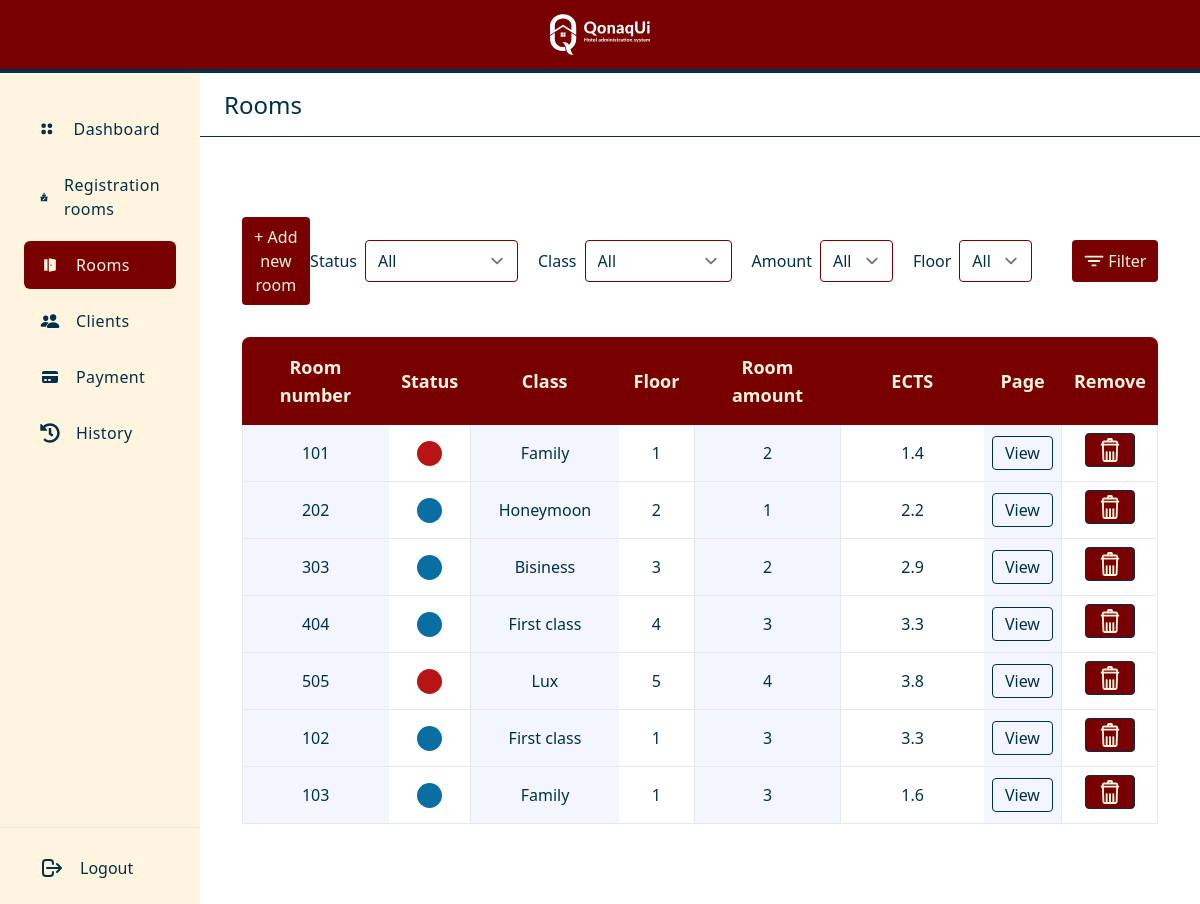
The page /rooms/ (signed in) on the database as committed earlier.
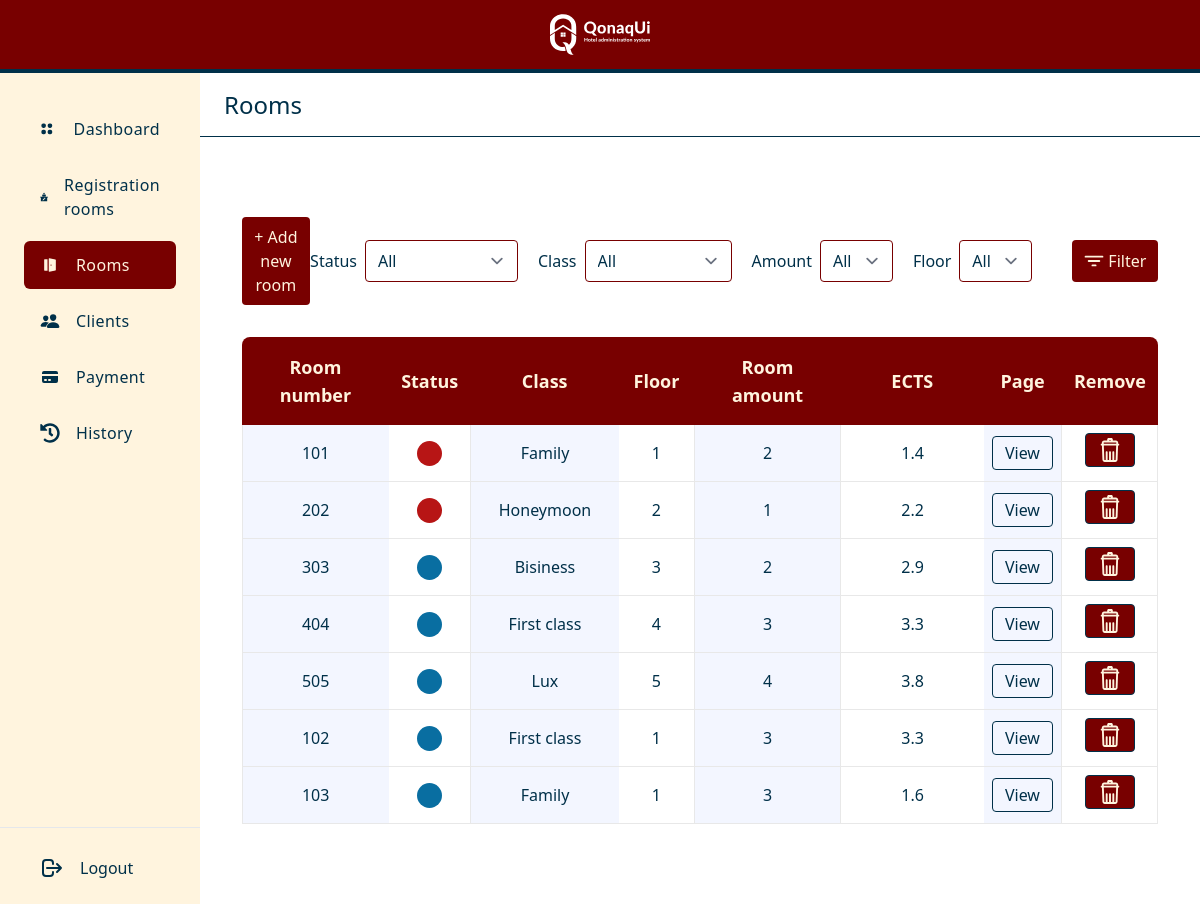
The same page on the database as committed later.
### main/models.py (models this page shows, shortened)
class Room(models.Model):
    room_number = models.IntegerField()
    floor = models.IntegerField()
    status = models.CharField(max_length=1)
    room_class = models.ForeignKey(RoomClass, on_delete=models.SET_NULL, blank=True, null=True)
    room_amount = models.IntegerField()
    ects = models.DecimalField(max_digits=19, decimal_places=1)

class RoomClass(models.Model):
    class_name = models.CharField(max_length=50)
    cost = models.DecimalField(max_digits=19, decimal_places=2)
    def __str__(self):
        return self.class_name

### main/views.py (the view, shortened to what this page needs)
# urls.py: path('rooms/', rooms, name='rooms'),
def rooms(request):
    rooms_list = Room.objects.all()
    if request.user.is_authenticated:
        context = {
            'rooms': rooms_list,
        }
        return render(request, 'main/rooms.html', context=context)
    else:
        return HttpResponseRedirect('/')

### main/context_processors.py (called while the page is built)
def message_processor(request):
    url_name = resolve(request.path_info).url_name
    if url_name == 'dashboard':
        num = 1
    elif url_name == 'registration':
        num = 2
    elif url_name == 'registration_room':
        num = 2
    elif url_name == 'rooms':
        num = 3
    elif url_name == 'room_page':
        num = 3
    elif url_name == 'clients':
        num = 4
    elif url_name == 'payment':
        num = 5
    elif url_name == 'history':
        num = 6
    else:
        num = 0
    return {
        'page_num' : num
    }

### main/templates/main/rooms.html (shortened to what the changed rows need)
{% extends 'main/base.html' %}
{% block body %}
   <div class="w-10/12">
        <section class="bg-white py-20">
            <div class="w-11/12  mx-auto">
               <div class="max-w-full">
                   {% if rooms.first %}
                  <table class="table-auto w-full">
                     <thead>
                        <tr class="bg-kyzyl-900 text-center ">
                           <th class="w-2/12 rounded-tl-lg text-lg font-semibold text-bezh py-4 px-3 border-l border-transparent">
                              Room number
                           </th>
                           <th class="w-1/12  text-lg font-semibold text-bezh py-4 px-3 border-l border-transparent">
                              Status
                           </th>
                           <th class="w-2/12 text-lg font-semibold text-bezh py-4 px-3 border-l border-transparent">
                              Class
                           </th>
                           <th class="w-1/12  text-lg font-semibold text-bezh py-4 px-3 border-l border-transparent">
                              Floor
                           </th>
                           <th class="w-2/12  text-lg font-semibold text-bezh py-4 px-3 border-l border-transparent">
                              Room amount
                           </th>
                           <th class="w-2/12 text-lg font-semibold text-bezh py-4 px-3 border-l border-transparent">
                              ECTS
                           </th>
                           <th class="w-1/12 text-lg font-semibold text-bezh py-4 px-3 border-l border-transparent">
                              Page
                           </th>
                           <th class="w-1/12 rounded-tr-lg text-lg font-semibold text-bezh py-4 px-3 border-l border-transparent">
                              Remove
                           </th>
                     </thead>
                     <tbody>
                        {% for room in rooms %}
                        <tr>
                           <td class="text-center text-kok-900 font-medium text-base py-2 px-2 bg-[#F3F6FF] border-b border-l border-[#E8E8E8]">
                              {{ room.room_number }}
                           </td>
                           <td class="{% if room.status == 'A' %}
                                      text-kok-700
                                      {% else %}
                                      text-kyzyl-700
                                      {%endif%}
                                      text-center font-medium text-base py-2 px-2 bg-white border-b border-[#E8E8E8]">
                              <svg version="1.1" fill="currentColor" height="25px" class="mx-auto" xmlns="http://www.w3.org/2000/svg" xmlns:xlink="http://www.w3.org/1999/xlink" x="0px" y="0px" viewBox="0 0 455 455"  xml:space="preserve">
                                 <circle  cx="227.5" cy="227.5" r="227.5"/>
                              </svg>
                           </td>
                           <td class="text-center text-kok-900 font-medium text-base py-2 px-2 bg-[#F3F6FF] border-b border-l border-[#E8E8E8]">
                              {{ room.room_class }}
                           </td>
                           <td class="text-center text-kok-900 font-medium text-base py-2 px-2 bg-white border-b border-[#E8E8E8]">
                              {{ room.floor }}
                           </td>
                           <td class="text-center text-kok-900 font-medium text-base py-2 px-2 bg-[#F3F6FF] border-b border-l border-[#E8E8E8]">
                              {{ room.room_amount }}
                           </td>
                           <td class="text-center text-kok-900 font-medium text-base py-2 px-2 bg-white border-b border-l border-[#E8E8E8]">
                              {{ room.ects }}
                           </td>
                           <td class="text-center text-kok-900 font-medium text-base py-2 px-2 bg-[#F3F6FF] border-b border-r border-[#E8E8E8]">
                              <a href="{% url 'room_page' room.pk %}" class="border border-kok-900  py-1 px-3 text-kok-900 inline-block rounded hover:text-bezh hover:bg-kok-900">
                                 View
                              </a>
                           </td>
                           <td class="text-center text-kok-900 font-medium text-base py-2 px-2 bg-white border-b border-r border-[#E8E8E8]">
                              <a href="{% url 'remove_room' room.pk %}" class="border border-kok-900 bg-kyzyl-900 py-1 px-3 text-bezh inline-block rounded hover:text-bezh hover:bg-kok-900">
                              </a>
                           </td>
                        </tr>
                        {% endfor %}
                     </tbody>
                  </table>
                   {% else %}
                       <p class="w-full text-center text-2xl text-kyzyl-900 py-4" colspan="6">
                            Rooms not found
                       </p>
                      {% endif %}
               </div>
            </div>
         </section>
      </div>
{% endblock %}

Rows that differ between the two databases and show on the page:
changed Room "Honeymoon": status "A" → "N" (drawn)
changed Room "Lux": status "N" → "A" (drawn)
